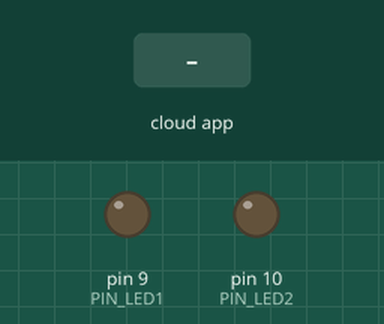
The sketch below on a simulated Arduino Uno, built with avr-gcc and run on an emulated ATmega328P. On the bench: output pins drawn as LEDs (lit = HIGH). The inputs (shaded band) are chosen by the test bench. The RemoteXY app is connected.

Above: at 1.2 s.
1.3 s: the phone or cloud app sets LED1 to 1
At 2.1 s:
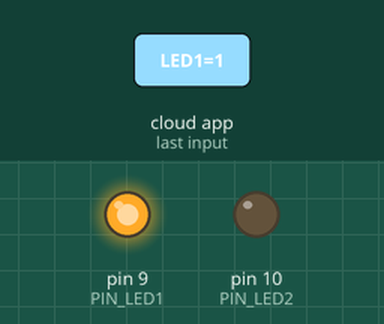
2.8 s: the phone or cloud app sets LED2 to 1
At 3.2 s:
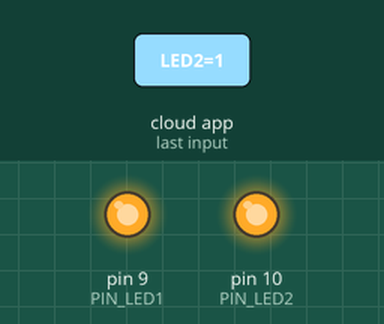
4.3 s: the phone or cloud app sets LED1 to 0
At 5.5 s:
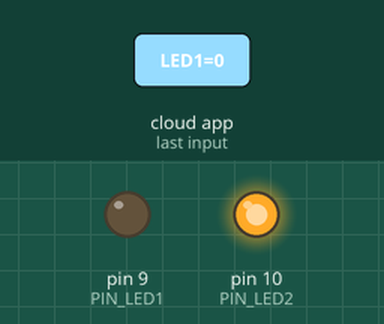
5.8 s: the phone or cloud app sets LED2 to 0
At 6.7 s:
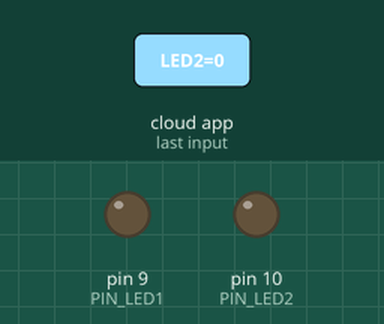
Timing chart, 0 to 8.3 s (numbered marks = the images above; inputs shaded):
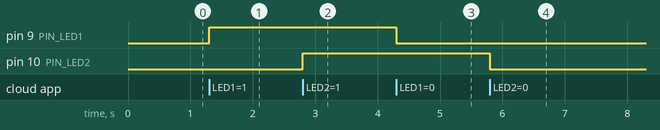

The sketch:

wifi-module-with-remotexy.ino
```cpp
// (licence header left out)
//////////////////////////////////////////////
//        RemoteXY include library          //
//////////////////////////////////////////////

// you can enable debug logging to Serial at 115200
//#define REMOTEXY__DEBUGLOG

// RemoteXY select connection mode and include library
#define REMOTEXY_MODE__ESP8266_HARDSERIAL_POINT


// RemoteXY connection settings
#define REMOTEXY_SERIAL Serial
#define REMOTEXY_SERIAL_SPEED 115200
#define REMOTEXY_WIFI_SSID "Project1"
#define REMOTEXY_WIFI_PASSWORD "12345678"
#define REMOTEXY_SERVER_PORT 6377


#include <RemoteXY.h>

// RemoteXY GUI configuration
#pragma pack(push, 1)
uint8_t RemoteXY_CONF[] =   // 54 bytes
  { 255,2,0,0,0,47,0,19,0,0,0,0,31,1,106,200,1,1,2,0,
  2,29,43,44,22,0,2,26,31,31,79,78,0,79,70,70,0,2,30,94,
  44,22,0,2,26,31,31,79,78,0,79,70,70,0 };

// this structure defines all the variables and events of your control interface
struct {

    // input variables
  uint8_t LED1; // =1 if switch ON and =0 if OFF, from 0 to 1
  uint8_t LED2; // =1 if switch ON and =0 if OFF, from 0 to 1

    // other variable
  uint8_t connect_flag;  // =1 if wire connected, else =0

} RemoteXY;
#pragma pack(pop)

/////////////////////////////////////////////
//           END RemoteXY include          //
/////////////////////////////////////////////

#define PIN_LED1 9
#define PIN_LED2 10


void setup()
{
  RemoteXY_Init ();

  pinMode (PIN_LED1, OUTPUT);
  pinMode (PIN_LED2, OUTPUT);

  // TODO you setup code

}

void loop()
{
  RemoteXY_Handler ();

  digitalWrite(PIN_LED1, (RemoteXY.LED1==0)?LOW:HIGH);
  digitalWrite(PIN_LED2, (RemoteXY.LED2==0)?LOW:HIGH);

  // TODO you loop code
  // use the RemoteXY structure for data transfer
  // do not call delay(), use instead RemoteXY_delay()


}
```

Measured:
- after the input at 1.3 s, pin 9 (PIN_LED1): LOW → HIGH at once
- after the input at 2.8 s, pin 10 (PIN_LED2): LOW → HIGH at once
- after the input at 4.3 s, pin 9 (PIN_LED1): HIGH → LOW at once
- after the input at 5.8 s, pin 10 (PIN_LED2): HIGH → LOW at once
